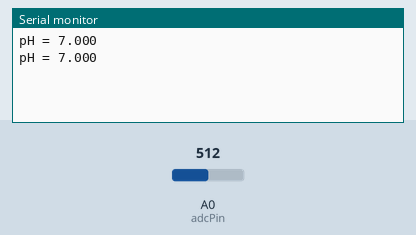
The sketch below on a simulated Arduino Uno, built with avr-gcc and run on an emulated ATmega328P. Parts: the last lines printed to the serial monitor. Inputs (shaded band) come from the test bench; at power-on: A0 (adcPin) = 512.

Above: at 1.8 s.
1.9 s: A0 (adcPin) set to 716
At 2.8 s:
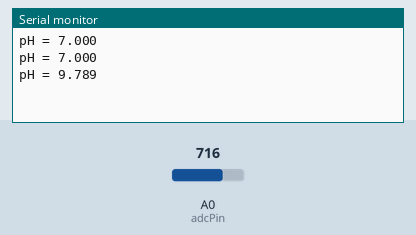
3.4 s: A0 (adcPin) set to 900
At 4.5 s:
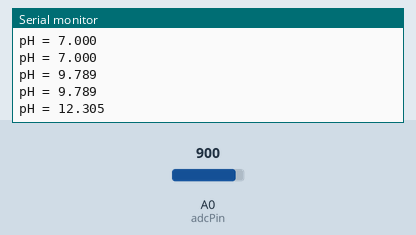
Timing chart, 0 to 6.4 s (numbered marks = the images above; inputs shaded):
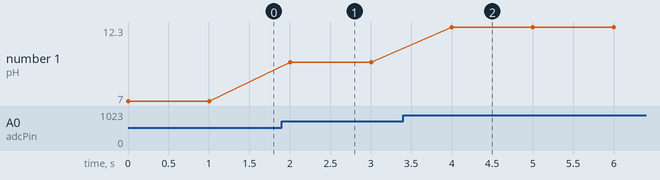

The sketch:

ph.ino
```cpp
#include <Arduino.h>

const int adcPin = A0;

void setup() {
  Serial.begin(9600);
}

void loop() {
  int adcValue = analogRead(adcPin);
  float phVoltage = (float)adcValue * 5 / 1024;
  //Serial.print("ADC = "); Serial.print(adcValue);
  //Serial.print("; Po = "); Serial.println(phVoltage, 3);

  float ph = 2.8*phVoltage;
  Serial.print("pH = "); Serial.println(ph, 3);
  delay(1000);
}
```

Measured:
- after the input at 1.9 s, the serial monitor: prints a new line after 0.10 s (image 1)
- after the input at 3.4 s, the serial monitor: prints a new line after 0.60 s (image 2)
- plotted number 1: 7 → 9.79 after the input at 1.9 s, 9.79 → 12.3 after the input at 3.4 s
